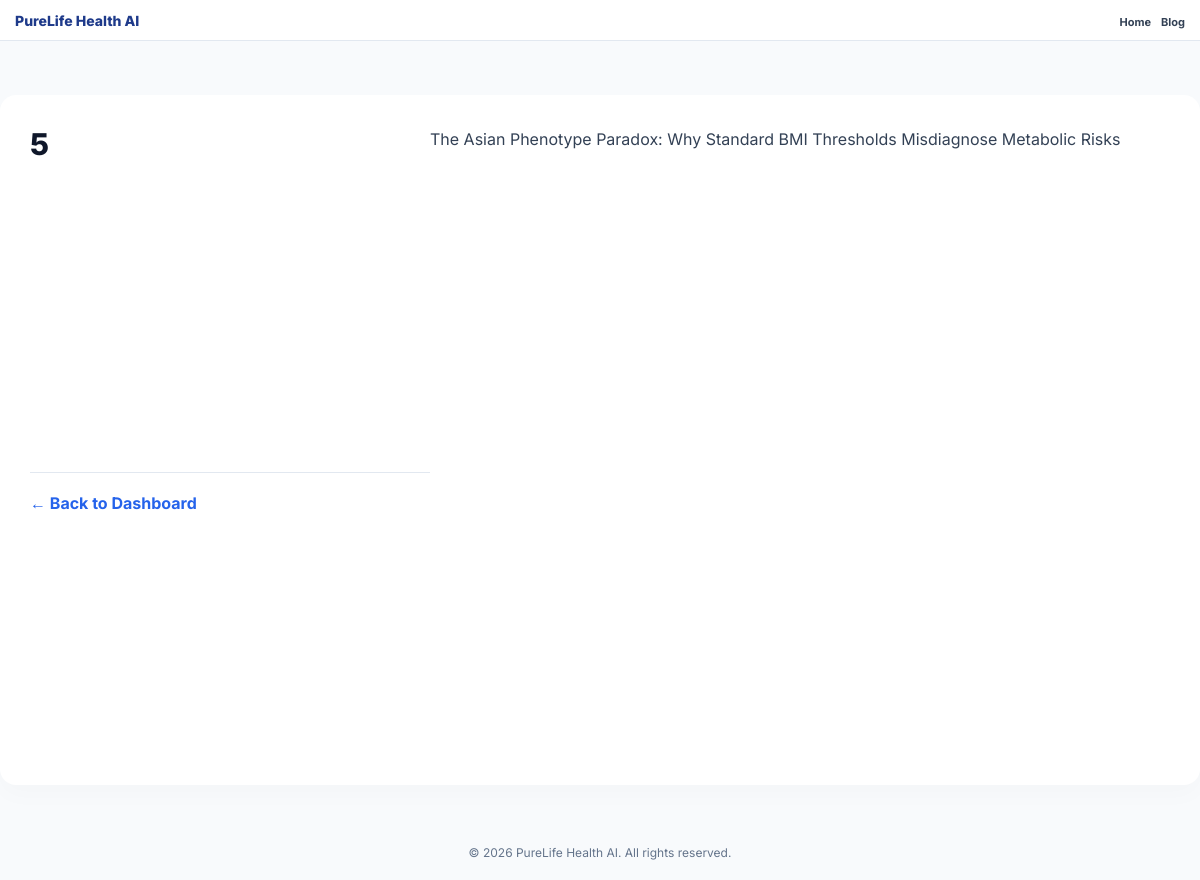
The app's page /blog/asian-phenotype-paradox-bmi-thresholds with its own data.
### tables this page shows
CREATE TABLE posts (
            id INTEGER PRIMARY KEY AUTOINCREMENT,
            title TEXT NOT NULL,
            slug TEXT UNIQUE NOT NULL,
            content TEXT NOT NULL,
            category TEXT NOT NULL,
            date_created TIMESTAMP DEFAULT CURRENT_TIMESTAMP
        );

### app.py (the view)
@app.route("/blog/<slug>")
def blog_post(slug):
    conn = sqlite3.connect(DB_PATH)
    conn.row_factory = sqlite3.Row
    c = conn.cursor()
    c.execute("SELECT * FROM posts WHERE slug=?", (slug,))
    post = c.fetchone()
    conn.close()
    if not post:
        return "<h1>Article Not Found</h1><a href="/">Go Back</a>", 404
    return render_template("post.html", post=post)

### templates/post.html (shortened to what this page needs)
<!DOCTYPE html>
<html lang="en">
<head>
    <link rel="stylesheet" href="{{ url_for('static', filename='css/style.css') }}">
</head>
<body style="background: #f8fafc;">
<nav class="navbar">
    <a href="/" class="nav-logo">PureLife Health AI</a>
    <ul class="nav-links">
        <li><a href="/">Home</a></li>
        <li><a href="/blog">Blog</a></li>
    </ul>
</nav>
<div class="main-container" style="max-width: 800px; margin: 40px auto; padding: 30px; background: white; border-radius: 16px; box-shadow: 0 10px 25px rgba(0,0,0,0.02);">
    <h1 style="font-size: 30px; font-weight: 800; color: #0f172a; line-height: 1.3; margin-bottom: 25px;">{{ post[0] }}</h1>
    <div class="article-content" style="font-size: 16px; color: #334155; line-height: 1.8;">
        {{ post[1] | safe }}
    </div>
    <div style="margin-top: 40px; padding-top: 20px; border-top: 1px solid #e2e8f0;">
        <a href="/" style="color: #2563eb; text-decoration: none; font-weight: 700;">&larr; Back to Dashboard</a>
    </div>
</div>
<footer style="text-align: center; padding: 20px; font-size: 12px; color: #64748b; margin-top: 40px;">
    <p>&copy; 2026 PureLife Health AI. All rights reserved.</p>
</footer>
</body>
</html>

### static/css/style.css (style rules this page uses)
* { margin:0; padding:0; box-sizing:border-box; font-family:'Inter',sans-serif; }
body { background:#eef4fb; padding:10px; padding-top: 65px; color: #0f172a; overflow-y: auto; transition: background-color 0.3s, color 0.3s; }
.navbar { position: fixed; top: 0; left: 0; width: 100%; background: white; border-bottom: 1px solid #e2e8f0; display: flex; justify-content: space-between; align-items: center; padding: 10px 15px; z-index: 10000; transition: background-color 0.3s, border-color 0.3s; }
.nav-logo { color: #1e3a8a; font-weight: 800; font-size: 14px; text-decoration: none; white-space: nowrap; }
.nav-links { display: flex; gap: 10px; list-style: none; align-items: center; }
.nav-links a { color: #334155; text-decoration: none; font-size: 11px; font-weight: 700; transition: 0.2s; }
.main-container { max-width: 500px; margin: auto; display: flex; flex-direction: column; gap: 15px; width: 100%; }
@media screen and (min-width: 701px) { body { margin: 0; padding: 0; padding-top: 55px; width: 100%; height: calc(100vh - 55px); overflow: hidden; background: #f8fafc; } }
@media screen and (min-width: 701px) { .main-container { max-width: 100% !important; width: 100vw; height: 100%; display: grid; grid-template-columns: 400px 1fr; gap: 0; } }

### records on screen
posts: id "5", title "The Asian Phenotype Paradox: Why Standard BMI Thresholds Misdiagnose Metabolic Risks"
